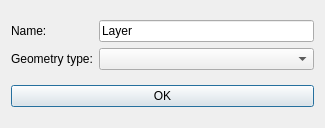
<?xml version="1.0" encoding="UTF-8"?>
<ui version="4.0">
 <class>NewVoidProjectDialog</class>
 <widget class="QDialog" name="NewVoidProjectDialog">
  <property name="windowModality">
   <enum>Qt::ApplicationModal</enum>
  </property>
  <property name="geometry">
   <rect>
    <x>0</x>
    <y>0</y>
    <width>325</width>
    <height>128</height>
   </rect>
  </property>
  <property name="windowTitle">
   <string>Create new project</string>
  </property>
  <property name="modal">
   <bool>true</bool>
  </property>
  <layout class="QVBoxLayout" name="verticalLayout">
   <item>
    <layout class="QGridLayout" name="gridLayout">
     <item row="1" column="0">
      <widget class="QLabel" name="lab_geom">
       <property name="toolTip">
        <string>What type of data we will collect? E.g. &quot;Points&quot;</string>
       </property>
       <property name="text">
        <string>Geometry type:</string>
       </property>
       <property name="wordWrap">
        <bool>true</bool>
       </property>
      </widget>
     </item>
     <item row="1" column="1">
      <widget class="QComboBox" name="combo_geom"/>
     </item>
     <item row="0" column="0">
      <widget class="QLabel" name="lab_name">
       <property name="toolTip">
        <string>What information we will collect? E.g. &quot;Wolf footprints&quot;</string>
       </property>
       <property name="text">
        <string>Name:</string>
       </property>
      </widget>
     </item>
     <item row="0" column="1">
      <widget class="QLineEdit" name="edit_name">
       <property name="text">
        <string>Layer</string>
       </property>
      </widget>
     </item>
    </layout>
   </item>
   <item>
    <widget class="QPushButton" name="but_ok">
     <property name="text">
      <string>OK</string>
     </property>
    </widget>
   </item>
  </layout>
 </widget>
 <layoutdefault spacing="6" margin="11"/>
 <resources/>
 <connections/>
</ui>
